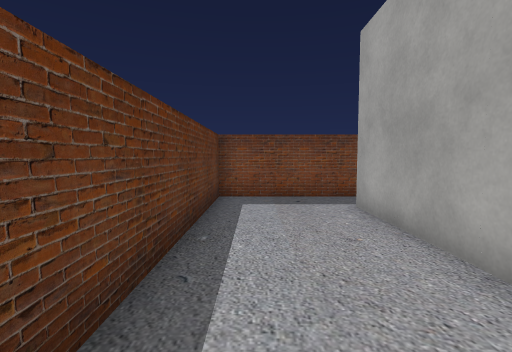
View 1 (above)

17 first-person views from a walk through a scene from a Unity 3-D project. The camera is 1.3 m above the floor, tilts 4° down and sees 85° across. The floor is counted in squares, 1 m on a side. Each view is taken from the middle of a square. On the plan, view 1 faces up. The plan holds only what a view shows up to about 13 squares ahead; the rest is blank. The place goes on beyond the plan. The player character is not drawn. Some surface patterns are stand-ins.

View 2
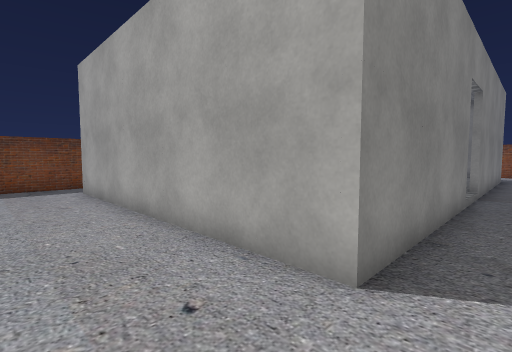

View 3
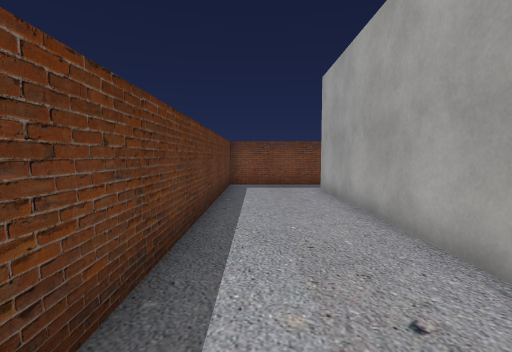

View 4
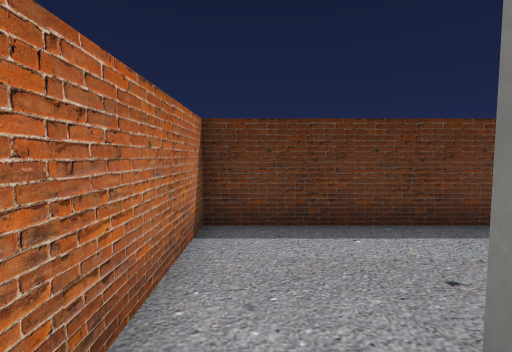

View 5
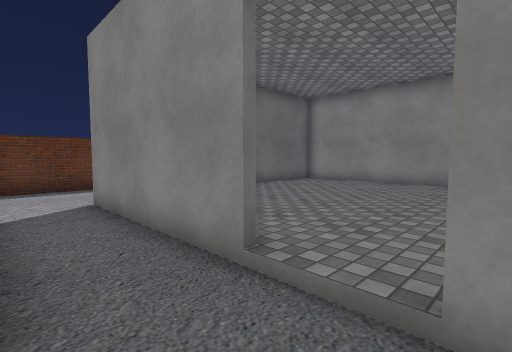

View 6
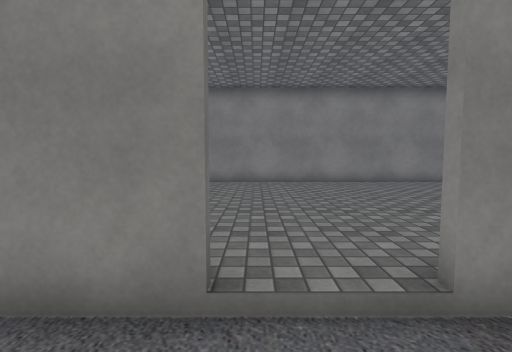

View 7
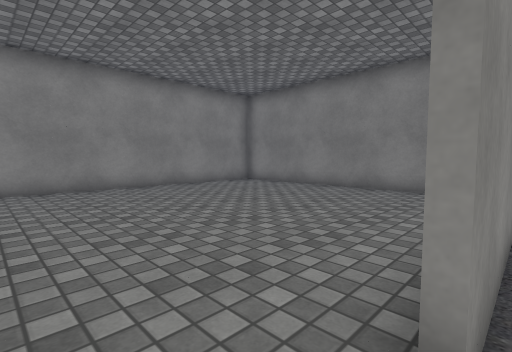

View 8
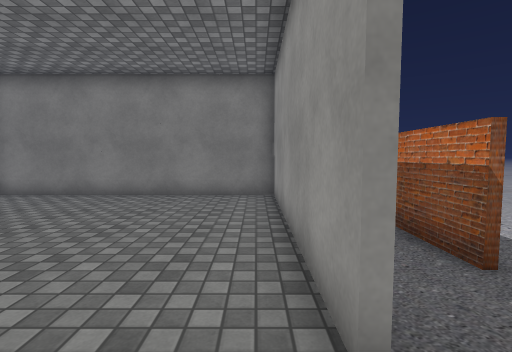

View 9
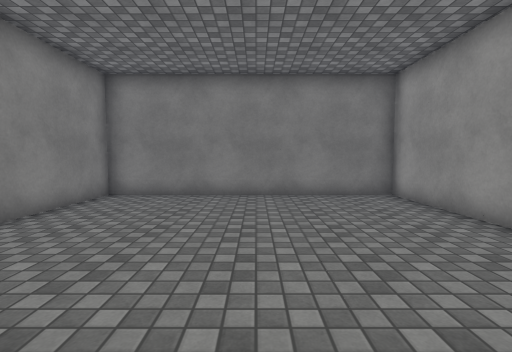

View 10
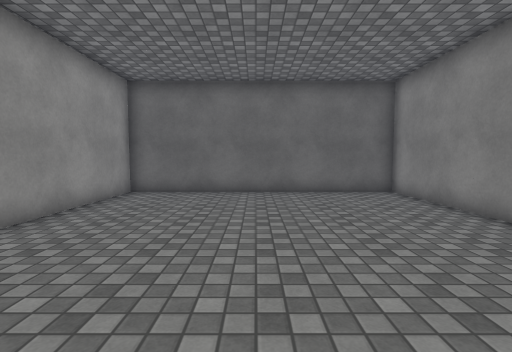

View 11
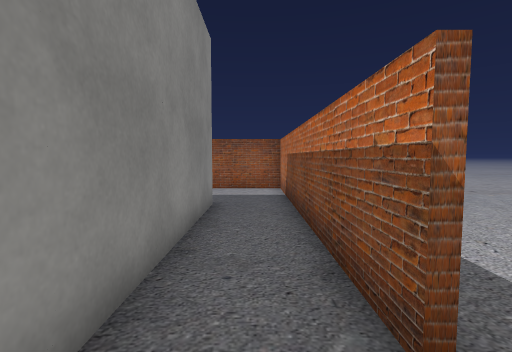

View 12
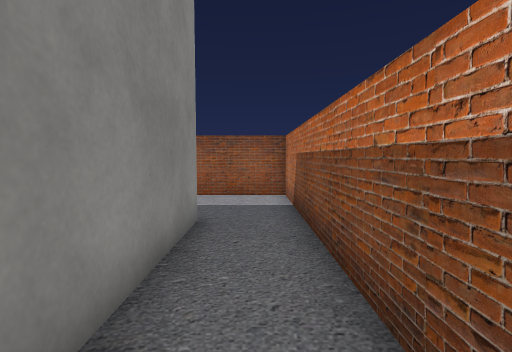

View 13
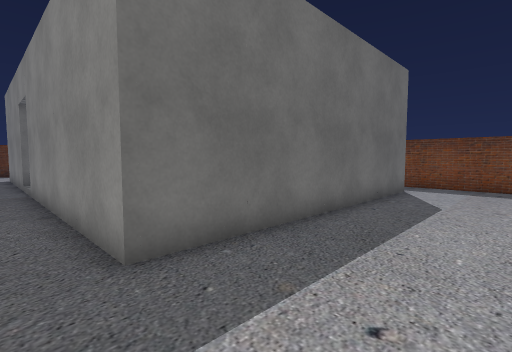

View 14
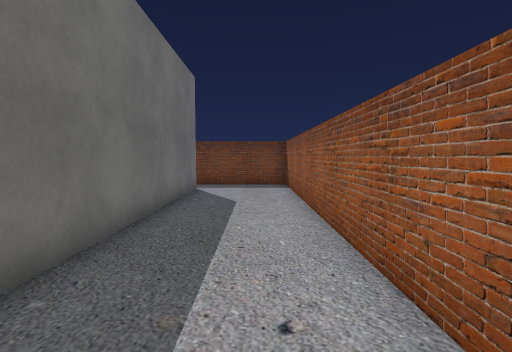

View 15
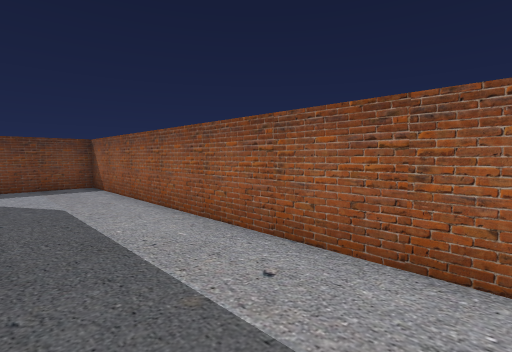

View 16
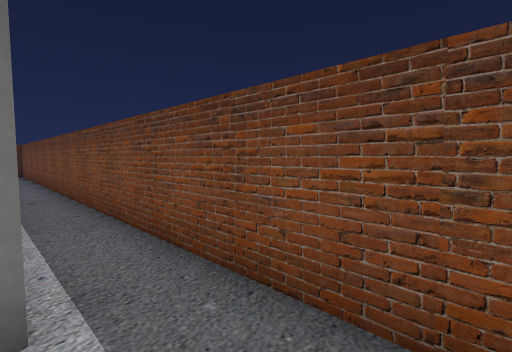

View 17
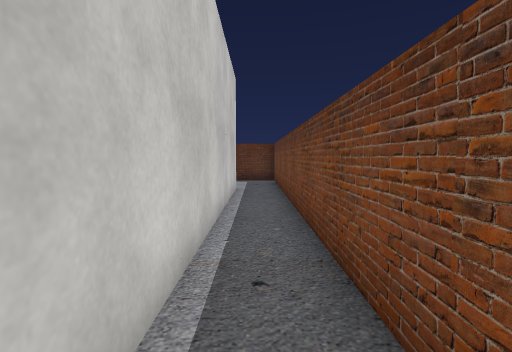

### Floor plan
Key: @ floor where view 1 was taken; # wall or solid block; . main floor; - floor 0.25 m lower than the main floor; / step, stairs or slope.
Columns run from 1 left of view 1 to 23 right of it. Each row starts with its distance up from view 1.
  9 ########################
  8 #----------------------##
  7 #---################----#
  6 #---#..............##---#
  5 #---#...............#---#
  4 #---#...............#---#
  3 #---#...............#---#
  2 #---#...............#---#
  1 #---#...............#---#
  0 #@--#...............#---#
 -1 #---#...............#---#
 -2 #---#...............#---#
 -3 #---######//#########---#
 -4 #-----------------------#
 -5 #####     - --###########
 -6               --
 -7                --
 -8                 ---
 -9                  ---
-10                   ---
-11                    --

Positions as (right, up) in squares from view 1, and headings:
1: (0, 0), facing up
2: (0, -4), facing up-right
3: (0, -4), facing up
4: (4, -4), facing left
5: (11, -5), facing up-left
6: (9, -5), facing up
7: (9, -3), facing up-right
8: (9, -2), facing right
9: (9, 2), facing right
10: (13, 2), facing left
11: (11, -4), facing right
12: (13, -4), facing right
13: (22, -4), facing up-left
14: (21, -4), facing up
15: (19, -4), facing up-right
16: (21, 7), facing up-left
17: (14, 8), facing left
